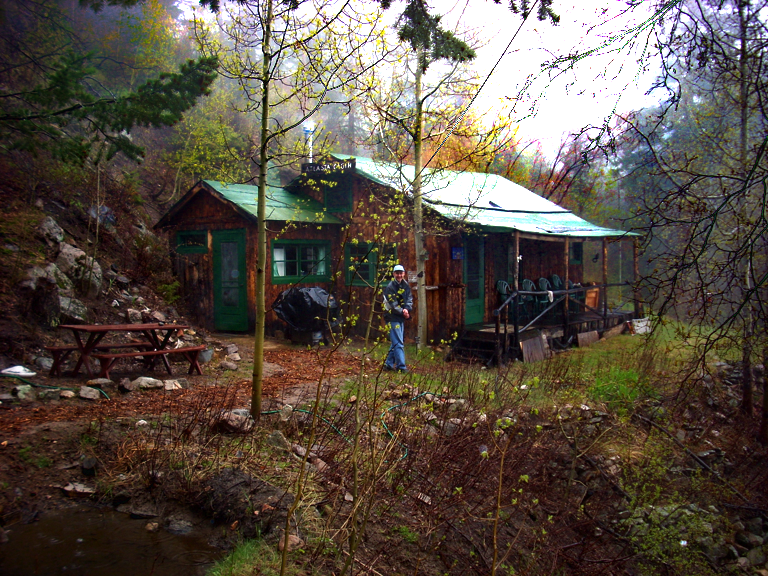
#> input picture tyuukann/D1.png, 768 x 576 px, found by its file name
$ python dehaze2.py   (older library calls are emulated)
#> lines starting #> are read from the running program, lines starting #| are printed output that depends on the picture
# -*- coding: utf-8 -*-
"""
Spyder Editor

This is a temporary script file.
"""

##############################################################################
## V.H. Diaz-Ramirez, J.E. Hernandez-Beltran, R. Juarez-Salazar,
## "Real-time haze removal in monocular images using locally adaptive processing,"
##  Journal of Real-Time Image Processing, (2017)
##  DOI:10.1007/s11554-017-0698-z
##############################################################################

import matplotlib.pyplot as plt
import numpy as np
import cv2
from cv2.ximgproc import guidedFilter
from skimage.restoration import denoise_tv_chambolle, denoise_bilateral
from skimage.io import imread, imsave

##############################################################################
# nxn領域から中心に近いk個のピクセル抽出
##############################################################################
def KNB(mw,K):
    #print("mw[:,:,0] : ", mw[:,:,0]) # 9x9x3 matrix
    #print("K : ", K) # ? 61
    mwg = rgb2gray(mw)  # グレイスケール化(パラメーターが二次元？)
    #print("mwg : ", mwg) # - 1 dimension 9x9x1 grayscale
    r = np.size(mwg)    # 配列の中の要素数
    #print("r : ", r) # 81 (9*9)

    re,co = np.shape(mwg)   #
    #print("re : ", re)
    #print("co : ", co)
    nbh = np.zeros([re,co,3])  # make [re*co*3] array (row,colum,RBG)
    #print("nbh : ", nbh) # like mw but empty
    #nbh_t = zeros([r,3])
    nbh_v = np.zeros([K,3])    # K*3の配列
    cent = mwg[int(np.floor(re/2)), int(np.floor(co/2))]  # np.floor = 切り捨て
    dist = np.zeros(r)    # 配列の中の要素数を零に
    #print("dist : ", dist) #
    dist = abs(mwg - cent) # abs=数の絶対値
    ("dist : ", dist) # Color change compared to the center color
    dist_ord = np.sort(np.ravel(dist[:])) # 多次元配列distの中の全てを一次元配列に直してソート
    #print("dist_ord : ", dist_ord) # List from the smallest to the biggest
    dist_K = dist_ord[K-1]
    #print("dist_K : ", dist_K) # in the list, the value number K (here 61)
    x,y = np.where(dist <= dist_K) # dist <= dist_Kの条件でindex取得（そこの画素値）
    #print("x : ", x)
    #print("y : ", y)
    nbh[x,y,0] = mw[x,y,0] # 多次元配列x*y*0  の値を nbh に代入
    #print("nbh[x,y,0] : ", nbh[x,y,0])
    nbh[x,y,1] = mw[x,y,1] # 多次元配列x*y*1
    nbh[x,y,2] = mw[x,y,2] # 多次元配列 x*y*3
    nbh_t0 = sorted(np.ravel(nbh[:,:,0]),reverse=True) # 配列(:*:*0)の画素値を降順で並び替え
    nbh_t1 = sorted(np.ravel(nbh[:,:,1]),reverse=True) # 配列(:*:*1)の画素値を降順で並び替え
    nbh_t2 = sorted(np.ravel(nbh[:,:,2]),reverse=True) # 配列(:*:*2)の画素値を降順で並び替え
    nbh_v[:,0] = nbh_t0[0:K] # 配列nbh_t0を0からKまでの範囲で選択（MINのやつ)
    nbh_v[:,1] = nbh_t1[0:K] # 配列nbh_t1を0からKまでの範囲で選択（MINのやつ)
    nbh_v[:,2] = nbh_t2[0:K] # 配列nbh_t2を0からKまでの範囲で選択（MINのやつ)
    return nbh_v


def rgb2gray(img):
    img_gray = np.double( (0.2989*img[:,:,0] + 0.5870*img[:,:,1] + 0.1140*img[:,:,2])) # RGB to Gray Conversion
    return img_gray

S = 19 # Defines the size of sliding-window (SxS) for Airlight estimation


## Read the input hazy image from drive
# imgName = 'maguey_output00'  # 画像の指定
f_c = np.double( imread("D1.png") ) # Read Input Hazy Image

####################
# Size of the Input Image
Nr,Nc,Np = f_c.shape # 3次元配列の要素数（合成霧画像）
#> Nr = 576; Nc = 768; Np = 3

# Nr = 640,Nc = 512.
#########################################
# Extention of the input image to avoid edge issues #エッジ問題回避のための入力画像拡張
A1 = np.concatenate((np.flipud(np.fliplr(f_c)), np.flipud(f_c), np.flipud(np.fliplr(f_c))), axis=1) # （転置、上下、転置）
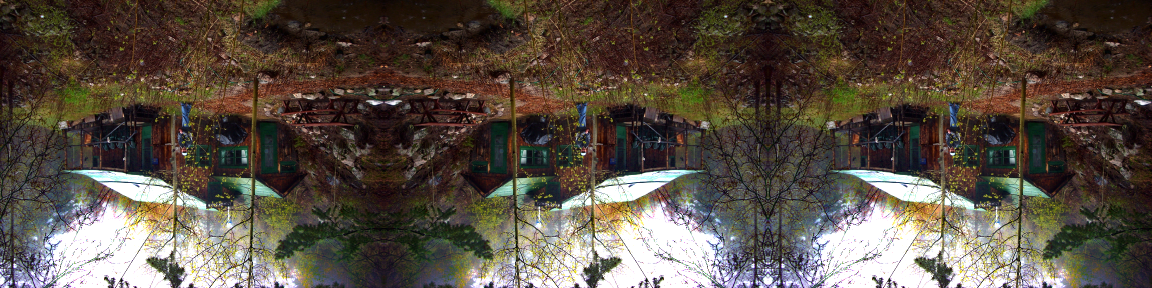
#> A1: shape (576, 2304, 3) float64 (shown at 1/2 size); mean R, G, B 89.3, 79.2, 68.6
A2 = np.concatenate((np.fliplr(f_c),            f_c,            np.fliplr(f_c)), axis=1) # （左右、そのまま、左右）
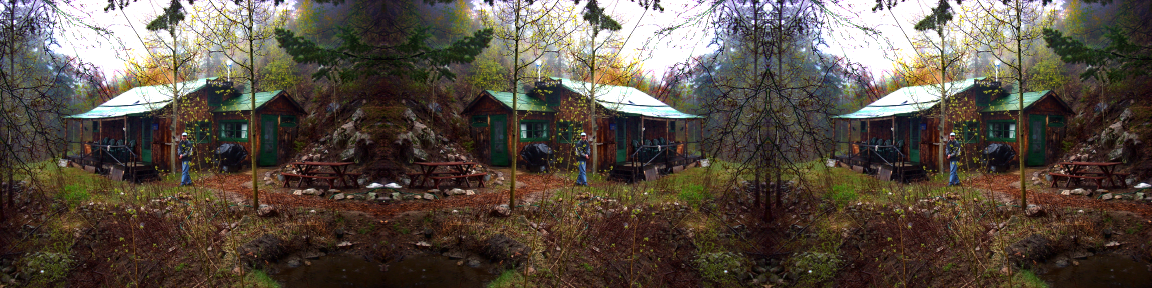
#> A2: shape (576, 2304, 3) float64 (shown at 1/2 size); mean R, G, B 89.3, 79.2, 68.6
A3 = np.concatenate((np.flipud(np.fliplr(f_c)), np.flipud(f_c), np.flipud(np.fliplr(f_c))), axis=1) # （転置、上下、転置）
### fliplr = 配列左右反転
### flipud = 配列上下反転
### flipud(fliplr) = 配列の転置
### concatnateで配列の連結ができる　axis=0で行方向に連結（縦方向） axis=1で列方向に連結（横方向）
f_proc = np.concatenate( (A1,A2,A3) ,axis=0)
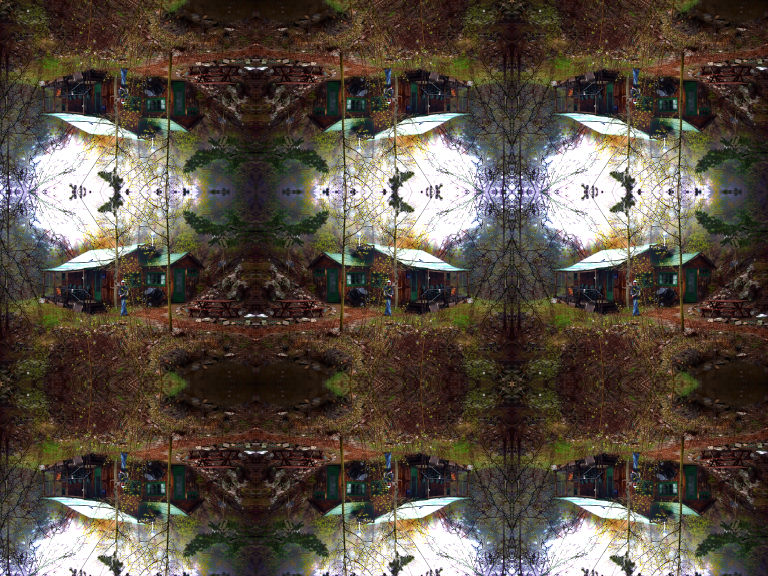
#> f_proc: shape (1728, 2304, 3) float64 (shown at 1/3 size); mean R, G, B 89.3, 79.2, 68.6
f_proc = f_proc[Nr-int((S-1)/2):2*Nr+int((S-1)/2), Nc-int((S-1)/2):2*Nc+int((S-1)/2),:]
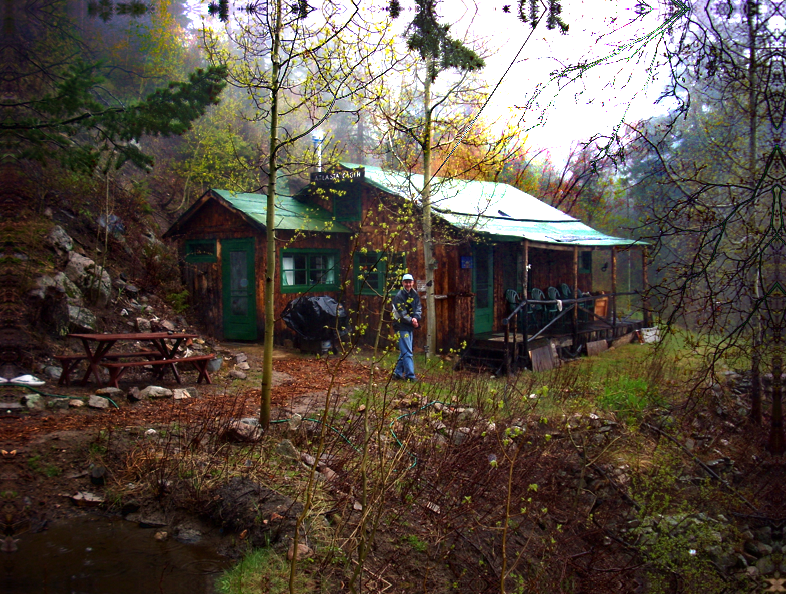
#> f_proc: shape (594, 786, 3) float64; mean R, G, B 88.9, 78.8, 68.7

A_test = np.zeros([Nr,Nc])
f_mv = np.zeros([S,S])
K = np.floor(2*S*S/3) # floor = 切り捨て
for row in range(Nr):
    leyend = 'Estimating Airlight: ' + str(int(100*(row+1)/Nr)) + '%' # Estimating Airlight:37%
    print(leyend)
    for column in range(Nc):
        f_mv = ( f_proc[ row:S+row, column:S+column ] ) # proc[240~259,512~531]
        #print("f_mv", f_mv)
        #print("f_mv shape", np.shape(f_mv))
        f_max = f_mv.max() # maximum of color in the moving window
        f_min = f_mv.min() # minimum of color in the moving window
        #u = np.mean(f_mv[:]) # 配列平均値
        u = (f_min + f_max) / 2.0 # Average color
        #v = (1 + np.var(f_mv[:]))
        v = f_max - f_min # Difference of color in the moving window
        #print("f_max : ", f_max, ", f_min : ", f_min, ", u : ", u, ", v : ", v)
        A_test[row,column] = u / (1 + v)
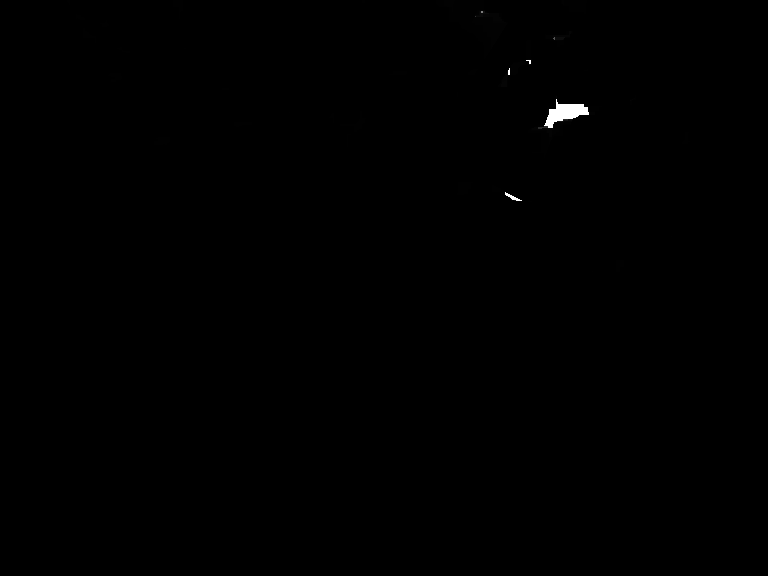
#> A_test: shape (576, 768) float64; min 0.481, max 255, mean 0.9
	#print(A_test)
	#quit()
print('Done!')

x0,y0 = np.where( A_test == A_test.max()) # (A_test == A_test.max())の部分の画素値取得
#> x0 = 667 values from 60 to 200; y0 = 667 values, max 588 at index 334, min 505 at index 619, mean 559.4
A = np.zeros(3)
A[0] = f_c[x0[0], y0[0],0]
A[1] = f_c[x0[0], y0[0],1]
A[2] = f_c[x0[0], y0[0],2]
A_est = 0.2989*A[0] + 0.5870*A[1] + 0.1140*A[2]

t_est = np.zeros([Nr,Nc])
trans = np.zeros([Nr,Nc])

#PAR = [15, 0.01, 1.0, 4.] # Parameters for maguey アロエ
PAR = [9, 0.01, 10.0, 4.0] # Parameters for flores 花
#PAR = [19, 0.6, 0.6, 6.] # Parameters for fuente 最初

S = PAR[0]      # Defines the size of sliding-window SxS スライディングウインドウの設定S×Sの設定
w = PAR[1]      # Minimum allowed value of transmission
j0 = PAR[2]     # Parameter for transmission estimation
Kdiv = PAR[3]   # Parameter for calculation of K in adaptive neighborhoods

y = np.zeros([Nr,Nc,Np])
K = S**2 - int((S**2)/Kdiv)

for k in range(Nr):
    leyend = 'Estimating Transmission: ' + str(int(100*(k+1)/Nr)) + '%' # Estimating Airlight:61%
    print(leyend)
    for l in range(Nc):
        f_w = f_proc[ k:S+k, l:S+l, : ]
#> (the run stopped early here; a loop or call above may not have finished)
